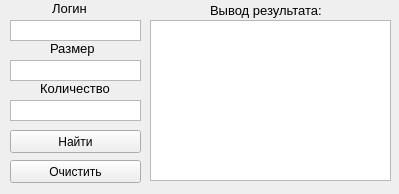
<?xml version="1.0" encoding="UTF-8"?>
<ui version="4.0">
 <class>MainWindow</class>
 <widget class="QMainWindow" name="MainWindow">
  <property name="geometry">
   <rect>
    <x>0</x>
    <y>0</y>
    <width>399</width>
    <height>194</height>
   </rect>
  </property>
  <property name="windowTitle">
   <string>Генератор паролей 2</string>
  </property>
  <widget class="QWidget" name="centralWidget">
   <widget class="QListWidget" name="listWidget">
    <property name="geometry">
     <rect>
      <x>150</x>
      <y>20</y>
      <width>241</width>
      <height>161</height>
     </rect>
    </property>
    <property name="font">
     <font>
      <family>Times New Roman</family>
     </font>
    </property>
    <property name="batchSize">
     <number>500</number>
    </property>
   </widget>
   <widget class="QLabel" name="label">
    <property name="geometry">
     <rect>
      <x>52</x>
      <y>0</y>
      <width>51</width>
      <height>16</height>
     </rect>
    </property>
    <property name="font">
     <font>
      <pointsize>10</pointsize>
     </font>
    </property>
    <property name="text">
     <string>Логин</string>
    </property>
   </widget>
   <widget class="QPushButton" name="pushButtonFindPasswords">
    <property name="geometry">
     <rect>
      <x>10</x>
      <y>130</y>
      <width>131</width>
      <height>23</height>
     </rect>
    </property>
    <property name="text">
     <string>Найти</string>
    </property>
   </widget>
   <widget class="QTextEdit" name="textEditLogin">
    <property name="geometry">
     <rect>
      <x>10</x>
      <y>20</y>
      <width>131</width>
      <height>21</height>
     </rect>
    </property>
    <property name="verticalScrollBarPolicy">
     <enum>Qt::ScrollBarAlwaysOff</enum>
    </property>
    <property name="horizontalScrollBarPolicy">
     <enum>Qt::ScrollBarAlwaysOff</enum>
    </property>
   </widget>
   <widget class="QLabel" name="label_2">
    <property name="geometry">
     <rect>
      <x>40</x>
      <y>80</y>
      <width>71</width>
      <height>16</height>
     </rect>
    </property>
    <property name="font">
     <font>
      <pointsize>10</pointsize>
     </font>
    </property>
    <property name="text">
     <string>Количество</string>
    </property>
   </widget>
   <widget class="QTextEdit" name="textEditPasswordsCount">
    <property name="geometry">
     <rect>
      <x>10</x>
      <y>100</y>
      <width>131</width>
      <height>21</height>
     </rect>
    </property>
    <property name="verticalScrollBarPolicy">
     <enum>Qt::ScrollBarAlwaysOff</enum>
    </property>
    <property name="horizontalScrollBarPolicy">
     <enum>Qt::ScrollBarAlwaysOff</enum>
    </property>
   </widget>
   <widget class="QLabel" name="label_3">
    <property name="geometry">
     <rect>
      <x>50</x>
      <y>40</y>
      <width>51</width>
      <height>16</height>
     </rect>
    </property>
    <property name="font">
     <font>
      <pointsize>10</pointsize>
     </font>
    </property>
    <property name="text">
     <string>Размер</string>
    </property>
   </widget>
   <widget class="QTextEdit" name="textEditPasswordLength">
    <property name="geometry">
     <rect>
      <x>10</x>
      <y>60</y>
      <width>131</width>
      <height>21</height>
     </rect>
    </property>
    <property name="verticalScrollBarPolicy">
     <enum>Qt::ScrollBarAlwaysOff</enum>
    </property>
    <property name="horizontalScrollBarPolicy">
     <enum>Qt::ScrollBarAlwaysOff</enum>
    </property>
   </widget>
   <widget class="QPushButton" name="pushButtonClearList">
    <property name="geometry">
     <rect>
      <x>10</x>
      <y>160</y>
      <width>131</width>
      <height>23</height>
     </rect>
    </property>
    <property name="text">
     <string>Очистить</string>
    </property>
   </widget>
   <widget class="QLabel" name="label_4">
    <property name="geometry">
     <rect>
      <x>210</x>
      <y>0</y>
      <width>131</width>
      <height>20</height>
     </rect>
    </property>
    <property name="font">
     <font>
      <pointsize>10</pointsize>
     </font>
    </property>
    <property name="text">
     <string>Вывод результата:</string>
    </property>
   </widget>
  </widget>
 </widget>
 <layoutdefault spacing="6" margin="11"/>
 <resources/>
 <connections/>
</ui>
